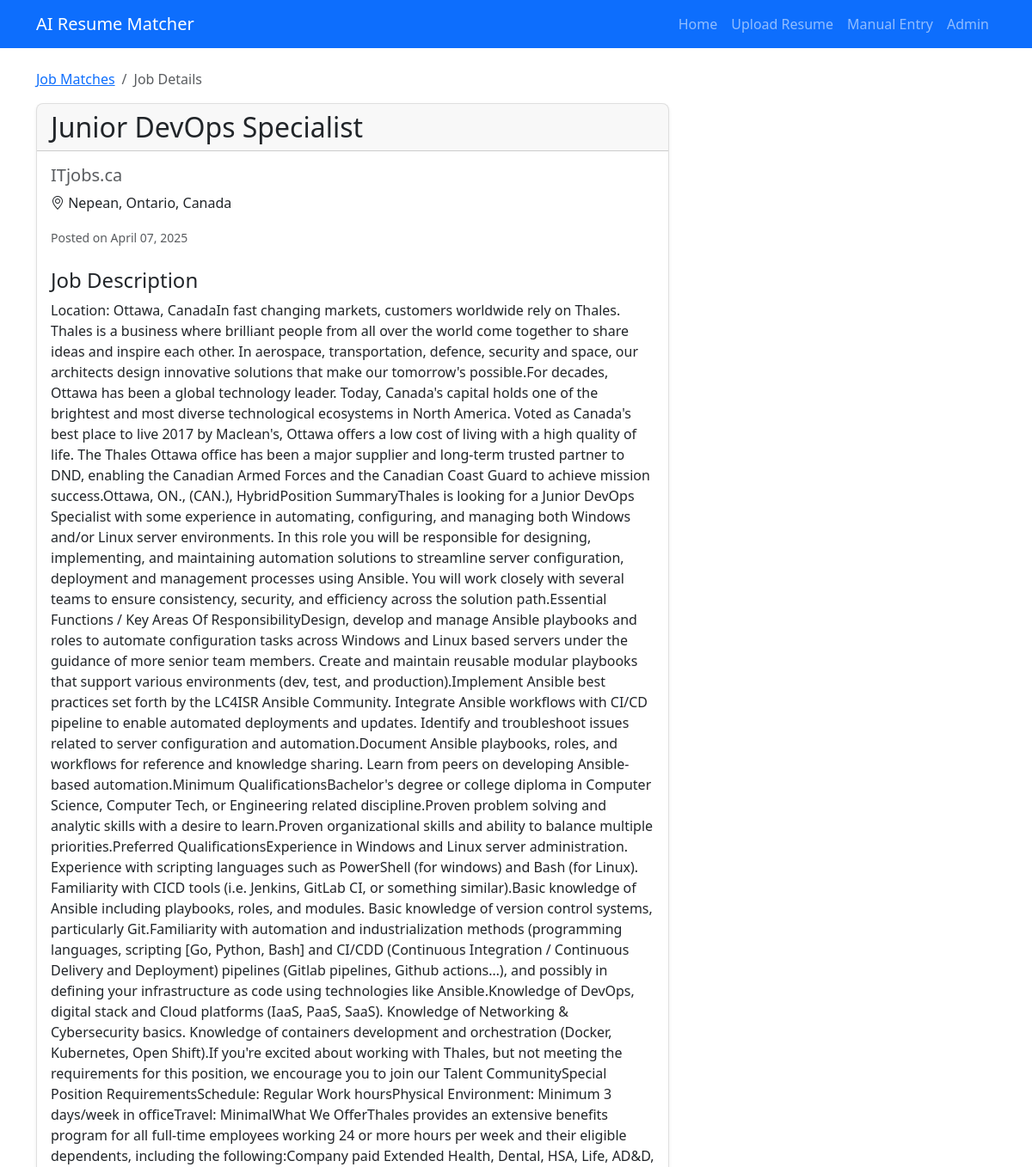
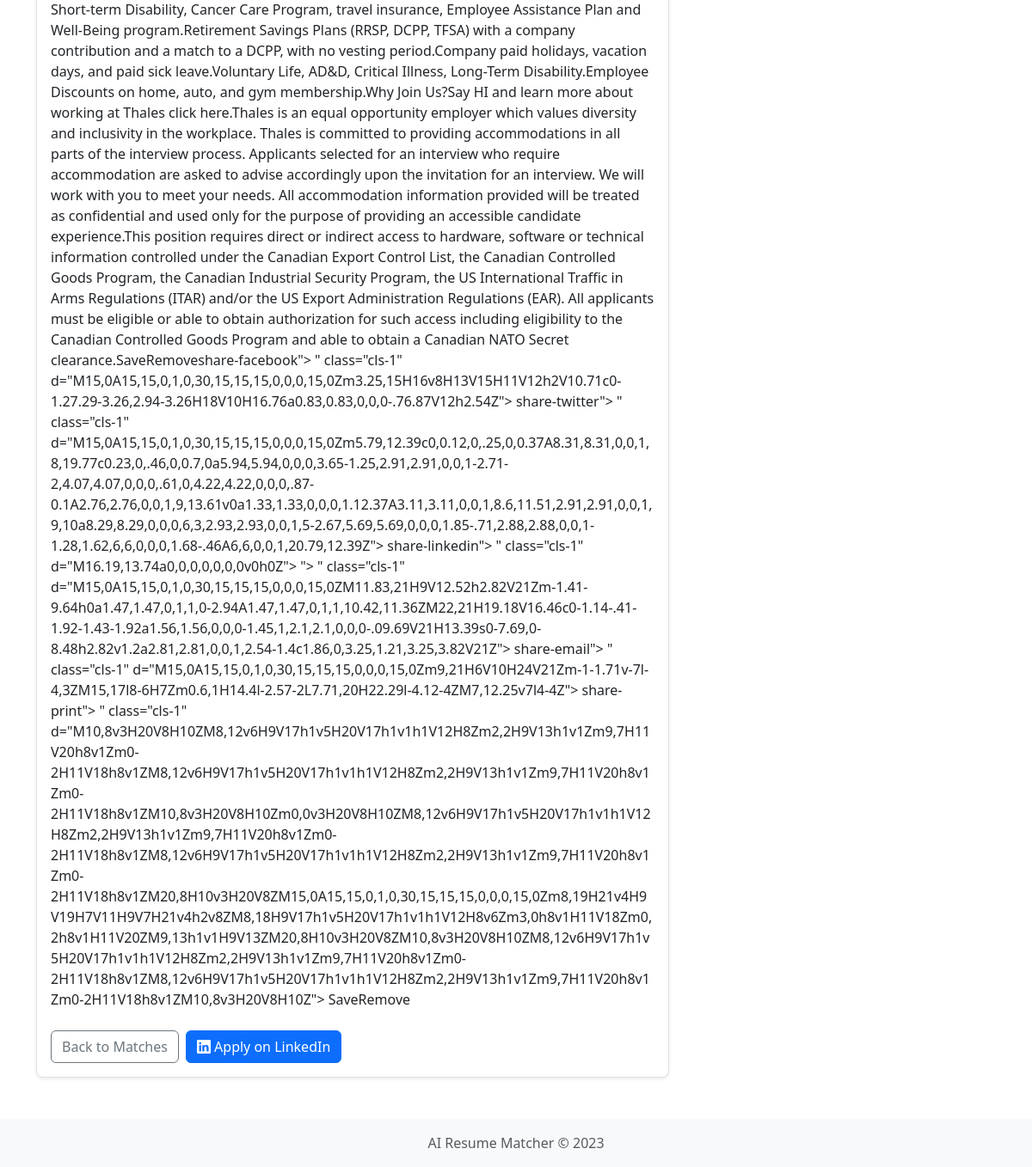
/job/120, run on the app's committed database (2 pictures, top to bottom).
### tables this page shows
CREATE TABLE jobs (
    id INTEGER PRIMARY KEY AUTOINCREMENT,
    title TEXT NOT NULL,
    company TEXT NOT NULL,
    description TEXT NOT NULL,
    location TEXT,
    skills_required TEXT,
    application_link TEXT UNIQUE NOT NULL,
    created TIMESTAMP NOT NULL DEFAULT CURRENT_TIMESTAMP,
    posted_date TEXT NOT NULL,
    source TEXT NOT NULL
);

### app/routes.py (the view)
@bp.route('/job/<int:job_id>')
def job_detail(job_id):
    db = db_utils.get_db()
    job = db.execute('SELECT * FROM jobs WHERE id = ?', (job_id,)).fetchone()
    if job is None:
        flash('Job not found')
        return redirect(url_for('main.dashboard'))
    resume_features = session.get('resume_features', {})
    return render_template('job_detail.html', job=job, resume_features=resume_features)

### app/utils/db_utils.py (called while the page is built)
def get_db():
    if 'db' not in g:
        g.db = sqlite3.connect(
            current_app.config['DATABASE'],
            detect_types=sqlite3.PARSE_DECLTYPES
        )
        g.db.row_factory = sqlite3.Row
    return g.db

### app/templates/job_detail.html (shortened to what this page needs)
{% extends 'base.html' %}
{% block content %}
<div class="row">
    <div class="col-lg-8">
        <nav aria-label="breadcrumb">
            <ol class="breadcrumb">
                <li class="breadcrumb-item"><a href="{{ url_for('main.dashboard') }}">Job Matches</a></li>
                <li class="breadcrumb-item active" aria-current="page">Job Details</li>
            </ol>
        </nav>
        <div class="card">
            <div class="card-header">
                <h2 class="card-title mb-0">{{ job.title }}</h2>
            </div>
            <div class="card-body">
                <div class="mb-4">
                    <h5 class="text-muted">{{ job.company }}</h5>
                    <p><i class="bi bi-geo-alt"></i> {{ job.location }}</p>
                    <p><small class="text-muted">Posted on {{ job.created.strftime('%B %d, %Y') if job.created else 'Unknown date' }}</small></p>
                </div>
                <div class="mb-4">
                    <h4>Job Description</h4>
                    <p>{{ job.description|replace('\n', '<br>')|safe }}</p>
                </div>
                <div class="d-grid gap-2 d-md-flex justify-content-md-start">
                    <a href="{{ url_for('main.dashboard') }}" class="btn btn-outline-secondary">Back to Matches</a>
                    {% if job.application_link %}
                        <a href="{{ job.application_link }}" target="_blank" class="btn btn-primary">
                            <i class="bi bi-linkedin"></i> Apply on LinkedIn
                        </a>
                    {% else %}
                        <button class="btn btn-primary" disabled>No Application Link Available</button>
                    {% endif %}
                </div>
            </div>
        </div>
    </div>
</div>
{% endblock %}

### app/static/css/styles.css (style rules this page uses)
body { min-height: 100vh; display: flex; flex-direction: column; }
.card { box-shadow: 0 0.125rem 0.25rem rgba(0, 0, 0, 0.075); border-radius: 0.5rem; border: 1px solid rgba(0, 0, 0, 0.125); }
.card-header:first-child { border-radius: calc(0.5rem - 1px) calc(0.5rem - 1px) 0 0; }

### data on the page
jobs: title "Junior DevOps Specialist", company "ITjobs.ca", location "Nepean, Ontario, Canada", created "April 07, 2025", description "Location: Ottawa, CanadaIn fast changing markets, customers worldwide rely on Thales. Thales is a business where brilliant people from all over the world come together to share ideas and inspire each other. In aerospace, transportation, defence, security and space, our architects design innovative solutions that make our tomorrow's possible.For decades, Ottawa has been a global technology leader. Today, Canada's capital holds one of the brightest and most diverse technological ecosystems in North America. Voted as Canada's best place to live 2017 by Maclean's, Ottawa offers a low cost of living with a high quality of life. The Thales Ottawa office has been a major supplier and long-term…"
